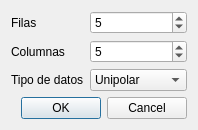
<?xml version="1.0" encoding="UTF-8"?>
<ui version="4.0">
 <class>AddDotMatrixDialog</class>
 <widget class="QDialog" name="AddDotMatrixDialog">
  <property name="geometry">
   <rect>
    <x>0</x>
    <y>0</y>
    <width>198</width>
    <height>123</height>
   </rect>
  </property>
  <property name="windowTitle">
   <string>Dialog</string>
  </property>
  <layout class="QVBoxLayout" name="verticalLayout">
   <item>
    <layout class="QFormLayout" name="formLayout">
     <item row="0" column="0">
      <widget class="QLabel" name="label">
       <property name="text">
        <string>Filas</string>
       </property>
      </widget>
     </item>
     <item row="0" column="1">
      <widget class="QSpinBox" name="sbRowSize">
       <property name="maximum">
        <number>999</number>
       </property>
       <property name="value">
        <number>5</number>
       </property>
      </widget>
     </item>
     <item row="1" column="0">
      <widget class="QLabel" name="label_2">
       <property name="text">
        <string>Columnas</string>
       </property>
      </widget>
     </item>
     <item row="1" column="1">
      <widget class="QSpinBox" name="sbColSize">
       <property name="maximum">
        <number>999</number>
       </property>
       <property name="value">
        <number>5</number>
       </property>
      </widget>
     </item>
     <item row="2" column="0">
      <widget class="QLabel" name="label_3">
       <property name="text">
        <string>Tipo de datos</string>
       </property>
      </widget>
     </item>
     <item row="2" column="1">
      <widget class="QComboBox" name="cbDataType">
       <item>
        <property name="text">
         <string>Unipolar</string>
        </property>
       </item>
       <item>
        <property name="text">
         <string>Bipolar</string>
        </property>
       </item>
      </widget>
     </item>
    </layout>
   </item>
   <item>
    <widget class="QDialogButtonBox" name="buttonBox">
     <property name="orientation">
      <enum>Qt::Horizontal</enum>
     </property>
     <property name="standardButtons">
      <set>QDialogButtonBox::Cancel|QDialogButtonBox::Ok</set>
     </property>
    </widget>
   </item>
  </layout>
 </widget>
 <resources/>
 <connections>
  <connection>
   <sender>buttonBox</sender>
   <signal>accepted()</signal>
   <receiver>AddDotMatrixDialog</receiver>
   <slot>accept()</slot>
   <hints>
    <hint type="sourcelabel">
     <x>248</x>
     <y>254</y>
    </hint>
    <hint type="destinationlabel">
     <x>157</x>
     <y>274</y>
    </hint>
   </hints>
  </connection>
  <connection>
   <sender>buttonBox</sender>
   <signal>rejected()</signal>
   <receiver>AddDotMatrixDialog</receiver>
   <slot>reject()</slot>
   <hints>
    <hint type="sourcelabel">
     <x>316</x>
     <y>260</y>
    </hint>
    <hint type="destinationlabel">
     <x>286</x>
     <y>274</y>
    </hint>
   </hints>
  </connection>
 </connections>
</ui>
